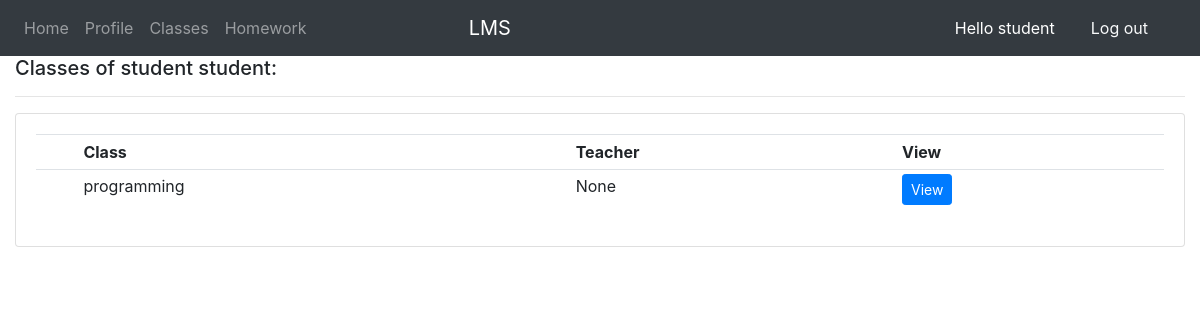
The app's page /classes/ (signed in), older data.
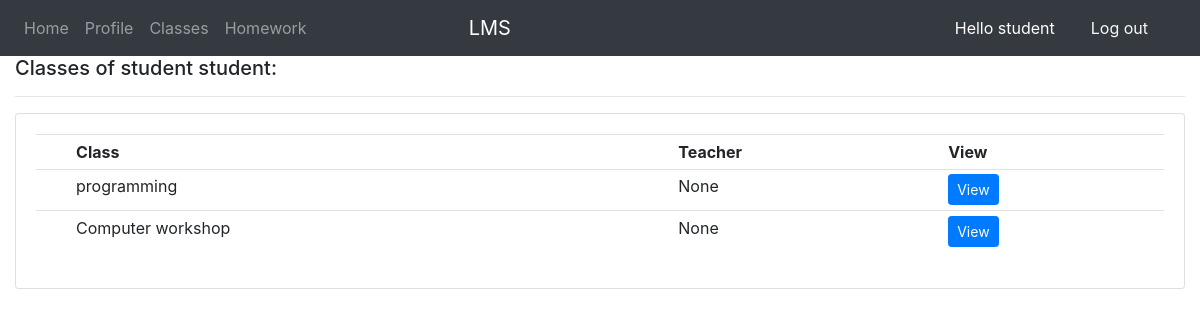
The same page, newer data.
### accounts/models.py (models this page shows, shortened)
class Student(models.Model):
    fname = models.CharField(max_length=100, null=True, default=' ')
    lname = models.CharField(max_length=100, null=True, default=' ')
    user = models.OneToOneField(User,null=True,on_delete=models.CASCADE)
    email = models.EmailField(null=True)
    image = models.ImageField(null=True,upload_to=get_path,default='profile.png')
    student_id = models.CharField(max_length=15, null=True, default=' ')
    department = models.ForeignKey(Department, null=True, on_delete=models.SET_NULL)
    classes = models.ManyToManyField(Class)
    def get_classes(self):
        class_list = self.classes.all()
        return class_list
    def __str__(self):
        return str(self.fname) + ' ' + str(self.lname)

class Class(models.Model):
    name = models.CharField(max_length=100, null=True, default=' ')
    major = models.ForeignKey(Major, null=True, on_delete=models.CASCADE)
    def __str__(self):
        return self.name

### accounts/views.py (the view)
# urls.py: path('classes/',views.classes,name='classes'),
@login_required
def classes(request):
    student = request.user.student
    classes = student.get_classes()
    context = {'students': student, 'classes': classes,}
    return render(request, 'accounts/classes.html', context)

### accounts/templates/accounts/classes.html (shortened to what this page needs)
{% extends 'accounts/template.html' %}
{% block content %}
<div class="col">
		<h5>Classes of {{ request.user.student }}:</h5>
		<hr>
		<div class="card card-body">
			<table class="table table-sm">
				<tr>
					<th></th>
					<th>Class</th>
					<th>Teacher</th>
                    <th>View</th>
				</tr>
                {% for classname in classes %}
                <tr>
					<td></td>
					<td>{{ classname }}</td>
					<td>{{ classname.teacher_set.first }}</td>
                    <td><a class="btn btn-primary  btn-sm" href="{% url 'lessons' classname.id %}">View</a></td>
				</tr>
                {% endfor %}
            </table>
        </div>
</div>
{% endblock %}

### accounts/templates/accounts/template.html (shortened to what this page needs)
<!DOCTYPE html>
<html lang="en">
<head>
<link rel="stylesheet" type="text/css" href="https://stackpath.bootstrapcdn.com/bootstrap/4.3.1/css/bootstrap.min.css">
</head>
<body>
{% include 'accounts/navbar.html' %}
{% block content %}
{% endblock content %}
</body>
</html>

### accounts/templates/accounts/navbar.html
<nav class="navbar smart-scroll navbar-expand-sm navbar-dark bg-dark">
        <div class="collapse navbar-collapse" id="main_nav">
            <ul class="navbar-nav">
                <li class="nav-item"> <a class="nav-link" href="{% url 'home' %}"> Home </a> </li>
                <li class="nav-item"><a class="nav-link" href="{% url 'student_profile' %}"> Profile </a></li>
                <li class="nav-item"><a class="nav-link" href="{% url 'classes' %}"> Classes </a></li>
                <li class="nav-item"><a class="nav-link" href="#"> Homework </a></li>
            </ul>
        </div>
        <div class="text-white" style="margin-right: 38%; font-size: 20px;">LMS</div>
         {% if request.user.is_authenticated %}
            <span style="color: white; margin-right: 20px">Hello {{ request.user }}</span>
            <span ><a href="{% url 'logout' %}" class="text-light nav-link" style="margin-right: 20px">Log out</a> </span>
        {% endif %}
</nav>

Row changes from the older to the newer data that the page shows:
added Class: name "Computer workshop", teacher_set.first "None"
